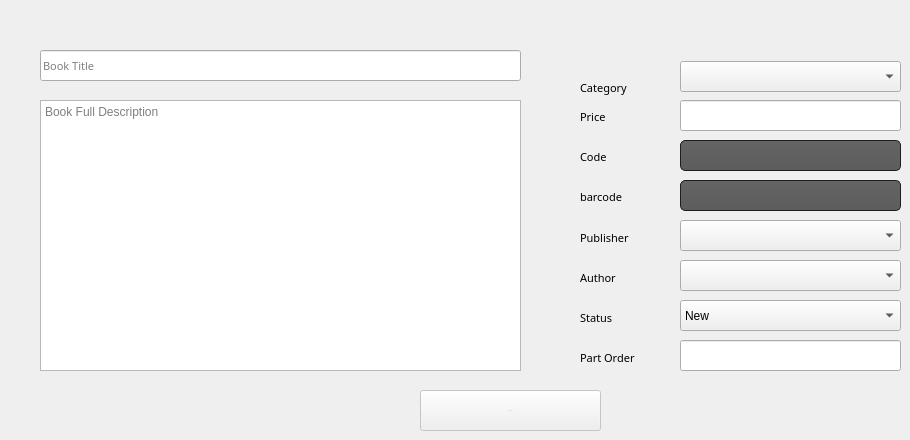
      <widget class="QWidget" name="tab_9">
       <attribute name="title">
        <string>Add Book</string>
       </attribute>
       <widget class="QPushButton" name="pushButton_10">
        <property name="enabled">
         <bool>false</bool>
        </property>
        <property name="geometry">
         <rect>
          <x>420</x>
          <y>390</y>
          <width>181</width>
          <height>41</height>
         </rect>
        </property>
        <property name="font">
         <font>
          <pointsize>-1</pointsize>
         </font>
        </property>
        <property name="text">
         <string>Add Book</string>
        </property>
       </widget>
       <widget class="QLineEdit" name="lineEdit_3">
        <property name="geometry">
         <rect>
          <x>40</x>
          <y>50</y>
          <width>481</width>
          <height>31</height>
         </rect>
        </property>
        <property name="font">
         <font>
          <family>Yu Gothic UI Semibold</family>
          <pointsize>8</pointsize>
          <weight>50</weight>
          <italic>false</italic>
          <bold>false</bold>
         </font>
        </property>
        <property name="placeholderText">
         <string>Book Title</string>
        </property>
       </widget>
       <widget class="QLabel" name="label_2">
        <property name="geometry">
         <rect>
          <x>580</x>
          <y>80</y>
          <width>71</width>
          <height>16</height>
         </rect>
        </property>
        <property name="font">
         <font>
          <family>Yu Gothic UI Semibold</family>
          <pointsize>8</pointsize>
          <weight>50</weight>
          <italic>false</italic>
          <bold>false</bold>
         </font>
        </property>
        <property name="text">
         <string>Category</string>
        </property>
       </widget>
       <widget class="QComboBox" name="comboBox_3">
        <property name="geometry">
         <rect>
          <x>680</x>
          <y>61</y>
          <width>221</width>
          <height>31</height>
         </rect>
        </property>
       </widget>
       <widget class="QLabel" name="label_3">
        <property name="geometry">
         <rect>
          <x>580</x>
          <y>230</y>
          <width>71</width>
          <height>16</height>
         </rect>
        </property>
        <property name="font">
         <font>
          <family>Yu Gothic UI Semibold</family>
          <pointsize>8</pointsize>
          <weight>50</weight>
          <italic>false</italic>
          <bold>false</bold>
         </font>
        </property>
        <property name="text">
         <string>Publisher</string>
        </property>
       </widget>
       <widget class="QComboBox" name="comboBox_4">
        <property name="geometry">
         <rect>
          <x>680</x>
          <y>220</y>
          <width>221</width>
          <height>31</height>
         </rect>
        </property>
       </widget>
       <widget class="QComboBox" name="comboBox_5">
        <property name="geometry">
         <rect>
          <x>680</x>
          <y>260</y>
          <width>221</width>
          <height>31</height>
         </rect>
        </property>
       </widget>
       <widget class="QLabel" name="label_4">
        <property name="geometry">
         <rect>
          <x>580</x>
          <y>270</y>
          <width>71</width>
          <height>16</height>
         </rect>
        </property>
        <property name="font">
         <font>
          <family>Yu Gothic UI Semibold</family>
          <pointsize>8</pointsize>
          <weight>50</weight>
          <italic>false</italic>
          <bold>false</bold>
         </font>
        </property>
        <property name="text">
         <string>Author</string>
        </property>
       </widget>
       <widget class="QLabel" name="label_5">
        <property name="geometry">
         <rect>
          <x>580</x>
          <y>310</y>
          <width>71</width>
          <height>16</height>
         </rect>
        </property>
        <property name="font">
         <font>
          <family>Yu Gothic UI Semibold</family>
          <pointsize>8</pointsize>
          <weight>50</weight>
          <italic>false</italic>
          <bold>false</bold>
         </font>
        </property>
        <property name="text">
         <string>Status</string>
        </property>
       </widget>
       <widget class="QComboBox" name="comboBox_6">
        <property name="geometry">
         <rect>
          <x>680</x>
          <y>300</y>
          <width>221</width>
          <height>31</height>
         </rect>
        </property>
        <item>
         <property name="text">
          <string>New</string>
         </property>
        </item>
        <item>
         <property name="text">
          <string>Used</string>
         </property>
        </item>
        <item>
         <property name="text">
          <string>Damaged</string>
         </property>
        </item>
       </widget>
       <widget class="QLabel" name="label_6">
        <property name="geometry">
         <rect>
          <x>580</x>
          <y>110</y>
          <width>47</width>
          <height>13</height>
         </rect>
        </property>
        <property name="font">
         <font>
          <family>Yu Gothic UI Semibold</family>
          <pointsize>8</pointsize>
          <weight>50</weight>
          <italic>false</italic>
          <bold>false</bold>
         </font>
        </property>
        <property name="text">
         <string>Price</string>
        </property>
       </widget>
       <widget class="QLineEdit" name="lineEdit_5">
        <property name="geometry">
         <rect>
          <x>680</x>
          <y>100</y>
          <width>221</width>
          <height>31</height>
         </rect>
        </property>
       </widget>
       <widget class="QLineEdit" name="lineEdit_6">
        <property name="geometry">
         <rect>
          <x>680</x>
          <y>140</y>
          <width>221</width>
          <height>31</height>
         </rect>
        </property>
        <property name="styleSheet">
         <string notr="true">QToolTip
{
     border: 1px solid black;
     background-color: #ffa02f;
     padding: 1px;
     border-radius: 3px;
     opacity: 100;
}

QWidget
{
    color: #b1b1b1;
    background-color: #323232;
}

QTreeView, QListView
{
    background-color: silver;
    margin-left: 5px;
}

QWidget:item:hover
{
    background-color: QLinearGradient( x1: 0, y1: 0, x2: 0, y2: 1, stop: 0 #ffa02f, stop: 1 #ca0619);
    color: #000000;
}

QWidget:item:selected
{
    background-color: QLinearGradient( x1: 0, y1: 0, x2: 0, y2: 1, stop: 0 #ffa02f, stop: 1 #d7801a);
}

QMenuBar::item
{
    background: transparent;
}

QMenuBar::item:selected
{
    background: transparent;
    border: 1px solid #ffaa00;
}

QMenuBar::item:pressed
{
    background: #444;
    border: 1px solid #000;
    background-color: QLinearGradient(
        x1:0, y1:0,
        x2:0, y2:1,
        stop:1 #212121,
        stop:0.4 #343434/*,
        stop:0.2 #343434,
        stop:0.1 #ffaa00*/
    );
    margin-bottom:-1px;
    padding-bottom:1px;
}

QMenu
{
    border: 1px solid #000;
}

QMenu::item
{
    padding: 2px 20px 2px 20px;
}

QMenu::item:selected
{
    color: #000000;
}

QWidget:disabled
{
    color: #808080;
    background-color: #323232;
}

QAbstractItemView
{
    background-color: QLinearGradient( x1: 0, y1: 0, x2: 0, y2: 1, stop: 0 #4d4d4d, stop: 0.1 #646464, stop: 1 #5d5d5d);
}

QWidget:focus
{
    /*border: 1px solid darkgray;*/
}

QLineEdit
{
    background-color: QLinearGradient( x1: 0, y1: 0, x2: 0, y2: 1, stop: 0 #4d4d4d, stop: 0 #646464, stop: 1 #5d5d5d);
    padding: 1px;
    border-style: solid;
    border: 1px solid #1e1e1e;
    border-radius: 5;
}

QPushButton
{
    color: #b1b1b1;
    background-color: QLinearGradient( x1: 0, y1: 0, x2: 0, y2: 1, stop: 0 #565656, stop: 0.1 #525252, stop: 0.5 #4e4e4e, stop: 0.9 #4a4a4a, stop: 1 #464646);
    border-width: 1px;
    border-color: #1e1e1e;
    border-style: solid;
    border-radius: 6;
    padding: 3px;
    font-size: 12px;
    padding-left: 5px;
    padding-right: 5px;
    min-width: 40px;
}

QPushButton:pressed
{
    background-color: QLinearGradient( x1: 0, y1: 0, x2: 0, y2: 1, stop: 0 #2d2d2d, stop: 0.1 #2b2b2b, stop: 0.5 #292929, stop: 0.9 #282828, stop: 1 #252525);
}

QComboBox
{
    selection-background-color: #ffaa00;
    background-color: QLinearGradient( x1: 0, y1: 0, x2: 0, y2: 1, stop: 0 #565656, stop: 0.1 #525252, stop: 0.5 #4e4e4e, stop: 0.9 #4a4a4a, stop: 1 #464646);
    border-style: solid;
    border: 1px solid #1e1e1e;
    border-radius: 5;
}

QComboBox:hover,QPushButton:hover
{
    border: 2px solid QLinearGradient( x1: 0, y1: 0, x2: 0, y2: 1, stop: 0 #ffa02f, stop: 1 #d7801a);
}


QComboBox:on
{
    padding-top: 3px;
    padding-left: 4px;
    background-color: QLinearGradient( x1: 0, y1: 0, x2: 0, y2: 1, stop: 0 #2d2d2d, stop: 0.1 #2b2b2b, stop: 0.5 #292929, stop: 0.9 #282828, stop: 1 #252525);
    selection-background-color: #ffaa00;
}

QComboBox QAbstractItemView
{
    border: 2px solid darkgray;
    selection-background-color: QLinearGradient( x1: 0, y1: 0, x2: 0, y2: 1, stop: 0 #ffa02f, stop: 1 #d7801a);
}

QComboBox::drop-down
{
     subcontrol-origin: padding;
     subcontrol-position: top right;
     width: 15px;

     border-left-width: 0px;
     border-left-color: darkgray;
     border-left-style: solid; /* just a single line */
     border-top-right-radius: 3px; /* same radius as the QComboBox */
     border-bottom-right-radius: 3px;
 }

QComboBox::down-arrow
{
     image: url(:/dark_orange/img/down_arrow.png);
}

QGroupBox
{
    border: 1px solid darkgray;
    margin-top: 10px;
}

QGroupBox:focus
{
    border: 1px solid darkgray;
}

QTextEdit:focus
{
    border: 1px solid darkgray;
}

QScrollBar:horizontal {
     border: 1px solid #222222;
     background: QLinearGradient( x1: 0, y1: 0, x2: 0, y2: 1, stop: 0.0 #121212, stop: 0.2 #282828, stop: 1 #484848);
     height: 7px;
     margin: 0px 16px 0 16px;
}

QScrollBar::handle:horizontal
{
      background: QLinearGradient( x1: 0, y1: 0, x2: 1, y2: 0, stop: 0 #ffa02f, stop: 0.5 #d7801a, stop: 1 #ffa02f);
      min-height: 20px;
      border-radius: 2px;
}

QScrollBar::add-line:horizontal {
      border: 1px solid #1b1b19;
      border-radius: 2px;
      background: QLinearGradient( x1: 0, y1: 0, x2: 1, y2: 0, stop: 0 #ffa02f, stop: 1 #d7801a);
      width: 14px;
      subcontrol-position: right;
      subcontrol-origin: margin;
}

QScrollBar::sub-line:horizontal {
      border: 1px solid #1b1b19;
      border-radius: 2px;
      background: QLinearGradient( x1: 0, y1: 0, x2: 1, y2: 0, stop: 0 #ffa02f, stop: 1 #d7801a);
      width: 14px;
     subcontrol-position: left;
     subcontrol-origin: margin;
}

QScrollBar::right-arrow:horizontal, QScrollBar::left-arrow:horizontal
{
      border: 1px solid black;
      width: 1px;
      height: 1px;
      background: white;
}

QScrollBar::add-page:horizontal, QScrollBar::sub-page:horizontal
{
      background: none;
}

QScrollBar:vertical
{
      background: QLinearGradient( x1: 0, y1: 0, x2: 1, y2: 0, stop: 0.0 #121212, stop: 0.2 #282828, stop: 1 #484848);
      width: 7px;
      margin: 16px 0 16px 0;
      border: 1px solid #222222;
}

QScrollBar::handle:vertical
{
      background: QLinearGradient( x1: 0, y1: 0, x2: 0, y2: 1, stop: 0 #ffa02f, stop: 0.5 #d7801a, stop: 1 #ffa02f);
      min-height: 20px;
      border-radius: 2px;
}

QScrollBar::add-line:vertical
{
      border: 1px solid #1b1b19;
      border-radius: 2px;
      background: QLinearGradient( x1: 0, y1: 0, x2: 0, y2: 1, stop: 0 #ffa02f, stop: 1 #d7801a);
      height: 14px;
      subcontrol-position: bottom;
      subcontrol-origin: margin;
}

QScrollBar::sub-line:vertical
{
      border: 1px solid #1b1b19;
      border-radius: 2px;
      background: QLinearGradient( x1: 0, y1: 0, x2: 0, y2: 1, stop: 0 #d7801a, stop: 1 #ffa02f);
      height: 14px;
      subcontrol-position: top;
      subcontrol-origin: margin;
}

QScrollBar::up-arrow:vertical, QScrollBar::down-arrow:vertical
{
      border: 1px solid black;
      width: 1px;
      height: 1px;
      background: white;
}


QScrollBar::add-page:vertical, QScrollBar::sub-page:vertical
{
      background: none;
}

QTextEdit
{
    background-color: #242424;
}

QPlainTextEdit
{
    background-color: #242424;
}

QHeaderView::section
{
    background-color: QLinearGradient(x1:0, y1:0, x2:0, y2:1, stop:0 #616161, stop: 0.5 #505050, stop: 0.6 #434343, stop:1 #656565);
    color: white;
    padding-left: 4px;
    border: 1px solid #6c6c6c;
}

QCheckBox:disabled
{
color: #414141;
}

QDockWidget::title
{
    text-align: center;
    spacing: 3px; /* spacing between items in the tool bar */
    background-color: QLinearGradient(x1:0, y1:0, x2:0, y2:1, stop:0 #323232, stop: 0.5 #242424, stop:1 #323232);
}

QDockWidget::close-button, QDockWidget::float-button
{
    text-align: center;
    spacing: 1px; /* spacing between items in the tool bar */
    background-color: QLinearGradient(x1:0, y1:0, x2:0, y2:1, stop:0 #323232, stop: 0.5 #242424, stop:1 #323232);
}

QDockWidget::close-button:hover, QDockWidget::float-button:hover
{
    background: #242424;
}

QDockWidget::close-button:pressed, QDockWidget::float-button:pressed
{
    padding: 1px -1px -1px 1px;
}

QMainWindow::separator
{
    background-color: QLinearGradient(x1:0, y1:0, x2:0, y2:1, stop:0 #161616, stop: 0.5 #151515, stop: 0.6 #212121, stop:1 #343434);
    color: white;
    padding-left: 4px;
    border: 1px solid #4c4c4c;
    spacing: 3px; /* spacing between items in the tool bar */
}

QMainWindow::separator:hover
{

    background-color: QLinearGradient(x1:0, y1:0, x2:0, y2:1, stop:0 #d7801a, stop:0.5 #b56c17 stop:1 #ffa02f);
    color: white;
    padding-left: 4px;
    border: 1px solid #6c6c6c;
    spacing: 3px; /* spacing between items in the tool bar */
}

QToolBar::handle
{
     spacing: 3px; /* spacing between items in the tool bar */
     background: url(:/dark_orange/img/handle.png);
}

QMenu::separator
{
    height: 2px;
    background-color: QLinearGradient(x1:0, y1:0, x2:0, y2:1, stop:0 #161616, stop: 0.5 #151515, stop: 0.6 #212121, stop:1 #343434);
    color: white;
    padding-left: 4px;
    margin-left: 10px;
    margin-right: 5px;
}

QProgressBar
{
    border: 2px solid grey;
    border-radius: 5px;
    text-align: center;
}

QProgressBar::chunk
{
    background-color: #d7801a;
    width: 2.15px;
    margin: 0.5px;
}

QTabBar::tab {
    color: #b1b1b1;
    border: 1px solid #444;
    border-bottom-style: none;
    background-color: #323232;
    padding-left: 10px;
    padding-right: 10px;
    padding-top: 3px;
    padding-bottom: 2px;
    margin-right: -1px;
}

QTabWidget::pane {
    border: 1px solid #444;
    top: 1px;
}

QTabBar::tab:last
{
    margin-right: 0; /* the last selected tab has nothing to overlap with on the right */
    border-top-right-radius: 3px;
}

QTabBar::tab:first:!selected
{
 margin-left: 0px; /* the last selected tab has nothing to overlap with on the right */


    border-top-left-radius: 3px;
}

QTabBar::tab:!selected
{
    color: #b1b1b1;
    border-bottom-style: solid;
    margin-top: 3px;
    background-color: QLinearGradient(x1:0, y1:0, x2:0, y2:1, stop:1 #212121, stop:.4 #343434);
}

QTabBar::tab:selected
{
    border-top-left-radius: 3px;
    border-top-right-radius: 3px;
    margin-bottom: 0px;
}

QTabBar::tab:!selected:hover
{
    /*border-top: 2px solid #ffaa00;
    padding-bottom: 3px;*/
    border-top-left-radius: 3px;
    border-top-right-radius: 3px;
    background-color: QLinearGradient(x1:0, y1:0, x2:0, y2:1, stop:1 #212121, stop:0.4 #343434, stop:0.2 #343434, stop:0.1 #ffaa00);
}

QRadioButton::indicator:checked, QRadioButton::indicator:unchecked{
    color: #b1b1b1;
    background-color: #323232;
    border: 1px solid #b1b1b1;
    border-radius: 6px;
}

QRadioButton::indicator:checked
{
    background-color: qradialgradient(
        cx: 0.5, cy: 0.5,
        fx: 0.5, fy: 0.5,
        radius: 1.0,
        stop: 0.25 #ffaa00,
        stop: 0.3 #323232
    );
}

QCheckBox::indicator{
    color: #b1b1b1;
    background-color: #323232;
    border: 1px solid #b1b1b1;
    width: 9px;
    height: 9px;
}

QRadioButton::indicator
{
    border-radius: 6px;
}

QRadioButton::indicator:hover, QCheckBox::indicator:hover
{
    border: 1px solid #ffaa00;
}

QCheckBox::indicator:checked
{
    image:url(:/dark_orange/img/checkbox.png);
}

QCheckBox::indicator:disabled, QRadioButton::indicator:disabled
{
    border: 1px solid #444;
}


QSlider::groove:horizontal {
    border: 1px solid #3A3939;
    height: 8px;
    background: #201F1F;
    margin: 2px 0;
    border-radius: 2px;
}

QSlider::handle:horizontal {
    background: QLinearGradient( x1: 0, y1: 0, x2: 0, y2: 1,
      stop: 0.0 silver, stop: 0.2 #a8a8a8, stop: 1 #727272);
    border: 1px solid #3A3939;
    width: 14px;
    height: 14px;
    margin: -4px 0;
    border-radius: 2px;
}

QSlider::groove:vertical {
    border: 1px solid #3A3939;
    width: 8px;
    background: #201F1F;
    margin: 0 0px;
    border-radius: 2px;
}

QSlider::handle:vertical {
    background: QLinearGradient( x1: 0, y1: 0, x2: 0, y2: 1, stop: 0.0 silver,
      stop: 0.2 #a8a8a8, stop: 1 #727272);
    border: 1px solid #3A3939;
    width: 14px;
    height: 14px;
    margin: 0 -4px;
    border-radius: 2px;
}

QAbstractSpinBox {
    padding-top: 2px;
    padding-bottom: 2px;
    border: 1px solid darkgray;

    border-radius: 2px;
    min-width: 50px;
}</string>
        </property>
        <property name="text">
         <string/>
        </property>
       </widget>
       <widget class="QLabel" name="label_7">
        <property name="geometry">
         <rect>
          <x>580</x>
          <y>150</y>
          <width>47</width>
          <height>13</height>
         </rect>
        </property>
        <property name="font">
         <font>
          <family>Yu Gothic UI Semibold</family>
          <pointsize>8</pointsize>
          <weight>50</weight>
          <italic>false</italic>
          <bold>false</bold>
         </font>
        </property>
        <property name="text">
         <string>Code</string>
        </property>
       </widget>
       <widget class="QLabel" name="label_8">
        <property name="geometry">
         <rect>
          <x>580</x>
          <y>350</y>
          <width>71</width>
          <height>16</height>
         </rect>
        </property>
        <property name="font">
         <font>
          <family>Yu Gothic UI Semibold</family>
          <pointsize>8</pointsize>
          <weight>50</weight>
          <italic>false</italic>
          <bold>false</bold>
         </font>
        </property>
        <property name="text">
         <string>Part Order</string>
        </property>
       </widget>
       <widget class="QLineEdit" name="lineEdit_7">
        <property name="geometry">
         <rect>
          <x>680</x>
          <y>340</y>
          <width>221</width>
          <height>31</height>
         </rect>
        </property>
        <property name="text">
         <string/>
        </property>
       </widget>
       <widget class="QLabel" name="label_64">
        <property name="geometry">
         <rect>
          <x>580</x>
          <y>190</y>
          <width>47</width>
          <height>13</height>
         </rect>
        </property>
        <property name="font">
         <font>
          <family>Yu Gothic UI Semibold</family>
          <pointsize>8</pointsize>
          <weight>50</weight>
          <italic>false</italic>
          <bold>false</bold>
         </font>
        </property>
        <property name="text">
         <string>barcode</string>
        </property>
       </widget>
       <widget class="QLineEdit" name="lineEdit_54">
        <property name="geometry">
         <rect>
          <x>680</x>
          <y>180</y>
          <width>221</width>
          <height>31</height>
         </rect>
        </property>
        <property name="styleSheet">
         <string notr="true">QToolTip
{
     border: 1px solid black;
     background-color: #ffa02f;
     padding: 1px;
     border-radius: 3px;
     opacity: 100;
}

QWidget
{
    color: #b1b1b1;
    background-color: #323232;
}

QTreeView, QListView
{
    background-color: silver;
    margin-left: 5px;
}

QWidget:item:hover
{
    background-color: QLinearGradient( x1: 0, y1: 0, x2: 0, y2: 1, stop: 0 #ffa02f, stop: 1 #ca0619);
    color: #000000;
}

QWidget:item:selected
{
    background-color: QLinearGradient( x1: 0, y1: 0, x2: 0, y2: 1, stop: 0 #ffa02f, stop: 1 #d7801a);
}

QMenuBar::item
{
    background: transparent;
}

QMenuBar::item:selected
{
    background: transparent;
    border: 1px solid #ffaa00;
}

QMenuBar::item:pressed
{
    background: #444;
    border: 1px solid #000;
    background-color: QLinearGradient(
        x1:0, y1:0,
        x2:0, y2:1,
        stop:1 #212121,
        stop:0.4 #343434/*,
        stop:0.2 #343434,
        stop:0.1 #ffaa00*/
    );
    margin-bottom:-1px;
    padding-bottom:1px;
}

QMenu
{
    border: 1px solid #000;
}

QMenu::item
{
    padding: 2px 20px 2px 20px;
}

QMenu::item:selected
{
    color: #000000;
}

QWidget:disabled
{
    color: #808080;
    background-color: #323232;
}

QAbstractItemView
{
    background-color: QLinearGradient( x1: 0, y1: 0, x2: 0, y2: 1, stop: 0 #4d4d4d, stop: 0.1 #646464, stop: 1 #5d5d5d);
}

QWidget:focus
{
    /*border: 1px solid darkgray;*/
}

QLineEdit
{
    background-color: QLinearGradient( x1: 0, y1: 0, x2: 0, y2: 1, stop: 0 #4d4d4d, stop: 0 #646464, stop: 1 #5d5d5d);
    padding: 1px;
    border-style: solid;
    border: 1px solid #1e1e1e;
    border-radius: 5;
}

QPushButton
{
    color: #b1b1b1;
    background-color: QLinearGradient( x1: 0, y1: 0, x2: 0, y2: 1, stop: 0 #565656, stop: 0.1 #525252, stop: 0.5 #4e4e4e, stop: 0.9 #4a4a4a, stop: 1 #464646);
    border-width: 1px;
    border-color: #1e1e1e;
    border-style: solid;
    border-radius: 6;
    padding: 3px;
    font-size: 12px;
    padding-left: 5px;
    padding-right: 5px;
    min-width: 40px;
}

QPushButton:pressed
{
    background-color: QLinearGradient( x1: 0, y1: 0, x2: 0, y2: 1, stop: 0 #2d2d2d, stop: 0.1 #2b2b2b, stop: 0.5 #292929, stop: 0.9 #282828, stop: 1 #252525);
}

QComboBox
{
    selection-background-color: #ffaa00;
    background-color: QLinearGradient( x1: 0, y1: 0, x2: 0, y2: 1, stop: 0 #565656, stop: 0.1 #525252, stop: 0.5 #4e4e4e, stop: 0.9 #4a4a4a, stop: 1 #464646);
    border-style: solid;
    border: 1px solid #1e1e1e;
    border-radius: 5;
}

QComboBox:hover,QPushButton:hover
{
    border: 2px solid QLinearGradient( x1: 0, y1: 0, x2: 0, y2: 1, stop: 0 #ffa02f, stop: 1 #d7801a);
}


QComboBox:on
{
    padding-top: 3px;
    padding-left: 4px;
    background-color: QLinearGradient( x1: 0, y1: 0, x2: 0, y2: 1, stop: 0 #2d2d2d, stop: 0.1 #2b2b2b, stop: 0.5 #292929, stop: 0.9 #282828, stop: 1 #252525);
    selection-background-color: #ffaa00;
}

QComboBox QAbstractItemView
{
    border: 2px solid darkgray;
    selection-background-color: QLinearGradient( x1: 0, y1: 0, x2: 0, y2: 1, stop: 0 #ffa02f, stop: 1 #d7801a);
}

QComboBox::drop-down
{
     subcontrol-origin: padding;
     subcontrol-position: top right;
     width: 15px;

     border-left-width: 0px;
     border-left-color: darkgray;
     border-left-style: solid; /* just a single line */
     border-top-right-radius: 3px; /* same radius as the QComboBox */
     border-bottom-right-radius: 3px;
 }

QComboBox::down-arrow
{
     image: url(:/dark_orange/img/down_arrow.png);
}

QGroupBox
{
    border: 1px solid darkgray;
    margin-top: 10px;
}

QGroupBox:focus
{
    border: 1px solid darkgray;
}

QTextEdit:focus
{
    border: 1px solid darkgray;
}

QScrollBar:horizontal {
     border: 1px solid #222222;
     background: QLinearGradient( x1: 0, y1: 0, x2: 0, y2: 1, stop: 0.0 #121212, stop: 0.2 #282828, stop: 1 #484848);
     height: 7px;
     margin: 0px 16px 0 16px;
}

QScrollBar::handle:horizontal
{
      background: QLinearGradient( x1: 0, y1: 0, x2: 1, y2: 0, stop: 0 #ffa02f, stop: 0.5 #d7801a, stop: 1 #ffa02f);
      min-height: 20px;
      border-radius: 2px;
}

QScrollBar::add-line:horizontal {
      border: 1px solid #1b1b19;
      border-radius: 2px;
      background: QLinearGradient( x1: 0, y1: 0, x2: 1, y2: 0, stop: 0 #ffa02f, stop: 1 #d7801a);
      width: 14px;
      subcontrol-position: right;
      subcontrol-origin: margin;
}

QScrollBar::sub-line:horizontal {
      border: 1px solid #1b1b19;
      border-radius: 2px;
      background: QLinearGradient( x1: 0, y1: 0, x2: 1, y2: 0, stop: 0 #ffa02f, stop: 1 #d7801a);
      width: 14px;
     subcontrol-position: left;
     subcontrol-origin: margin;
}

QScrollBar::right-arrow:horizontal, QScrollBar::left-arrow:horizontal
{
      border: 1px solid black;
      width: 1px;
      height: 1px;
      background: white;
}

QScrollBar::add-page:horizontal, QScrollBar::sub-page:horizontal
{
      background: none;
}

QScrollBar:vertical
{
      background: QLinearGradient( x1: 0, y1: 0, x2: 1, y2: 0, stop: 0.0 #121212, stop: 0.2 #282828, stop: 1 #484848);
      width: 7px;
      margin: 16px 0 16px 0;
      border: 1px solid #222222;
}

QScrollBar::handle:vertical
{
      background: QLinearGradient( x1: 0, y1: 0, x2: 0, y2: 1, stop: 0 #ffa02f, stop: 0.5 #d7801a, stop: 1 #ffa02f);
      min-height: 20px;
      border-radius: 2px;
}

QScrollBar::add-line:vertical
{
      border: 1px solid #1b1b19;
      border-radius: 2px;
      background: QLinearGradient( x1: 0, y1: 0, x2: 0, y2: 1, stop: 0 #ffa02f, stop: 1 #d7801a);
      height: 14px;
      subcontrol-position: bottom;
      subcontrol-origin: margin;
}

QScrollBar::sub-line:vertical
{
      border: 1px solid #1b1b19;
      border-radius: 2px;
      background: QLinearGradient( x1: 0, y1: 0, x2: 0, y2: 1, stop: 0 #d7801a, stop: 1 #ffa02f);
      height: 14px;
      subcontrol-position: top;
      subcontrol-origin: margin;
}

QScrollBar::up-arrow:vertical, QScrollBar::down-arrow:vertical
{
      border: 1px solid black;
      width: 1px;
      height: 1px;
      background: white;
}


QScrollBar::add-page:vertical, QScrollBar::sub-page:vertical
{
      background: none;
}

QTextEdit
{
    background-color: #242424;
}

QPlainTextEdit
{
    background-color: #242424;
}

QHeaderView::section
{
    background-color: QLinearGradient(x1:0, y1:0, x2:0, y2:1, stop:0 #616161, stop: 0.5 #505050, stop: 0.6 #434343, stop:1 #656565);
    color: white;
    padding-left: 4px;
    border: 1px solid #6c6c6c;
}

QCheckBox:disabled
{
color: #414141;
}

QDockWidget::title
{
    text-align: center;
    spacing: 3px; /* spacing between items in the tool bar */
    background-color: QLinearGradient(x1:0, y1:0, x2:0, y2:1, stop:0 #323232, stop: 0.5 #242424, stop:1 #323232);
}

QDockWidget::close-button, QDockWidget::float-button
{
    text-align: center;
    spacing: 1px; /* spacing between items in the tool bar */
    background-color: QLinearGradient(x1:0, y1:0, x2:0, y2:1, stop:0 #323232, stop: 0.5 #242424, stop:1 #323232);
}

QDockWidget::close-button:hover, QDockWidget::float-button:hover
{
    background: #242424;
}

QDockWidget::close-button:pressed, QDockWidget::float-button:pressed
{
    padding: 1px -1px -1px 1px;
}

QMainWindow::separator
{
    background-color: QLinearGradient(x1:0, y1:0, x2:0, y2:1, stop:0 #161616, stop: 0.5 #151515, stop: 0.6 #212121, stop:1 #343434);
    color: white;
    padding-left: 4px;
    border: 1px solid #4c4c4c;
    spacing: 3px; /* spacing between items in the tool bar */
}

QMainWindow::separator:hover
{

    background-color: QLinearGradient(x1:0, y1:0, x2:0, y2:1, stop:0 #d7801a, stop:0.5 #b56c17 stop:1 #ffa02f);
    color: white;
    padding-left: 4px;
    border: 1px solid #6c6c6c;
    spacing: 3px; /* spacing between items in the tool bar */
}

QToolBar::handle
{
     spacing: 3px; /* spacing between items in the tool bar */
     background: url(:/dark_orange/img/handle.png);
}

QMenu::separator
{
    height: 2px;
    background-color: QLinearGradient(x1:0, y1:0, x2:0, y2:1, stop:0 #161616, stop: 0.5 #151515, stop: 0.6 #212121, stop:1 #343434);
    color: white;
    padding-left: 4px;
    margin-left: 10px;
    margin-right: 5px;
}

QProgressBar
{
    border: 2px solid grey;
    border-radius: 5px;
    text-align: center;
}

QProgressBar::chunk
{
    background-color: #d7801a;
    width: 2.15px;
    margin: 0.5px;
}

QTabBar::tab {
    color: #b1b1b1;
    border: 1px solid #444;
    border-bottom-style: none;
    background-color: #323232;
    padding-left: 10px;
    padding-right: 10px;
    padding-top: 3px;
    padding-bottom: 2px;
    margin-right: -1px;
}

QTabWidget::pane {
    border: 1px solid #444;
    top: 1px;
}

QTabBar::tab:last
{
    margin-right: 0; /* the last selected tab has nothing to overlap with on the right */
    border-top-right-radius: 3px;
}

QTabBar::tab:first:!selected
{
 margin-left: 0px; /* the last selected tab has nothing to overlap with on the right */


    border-top-left-radius: 3px;
}

QTabBar::tab:!selected
{
    color: #b1b1b1;
    border-bottom-style: solid;
    margin-top: 3px;
    background-color: QLinearGradient(x1:0, y1:0, x2:0, y2:1, stop:1 #212121, stop:.4 #343434);
}

QTabBar::tab:selected
{
    border-top-left-radius: 3px;
    border-top-right-radius: 3px;
    margin-bottom: 0px;
}

QTabBar::tab:!selected:hover
{
    /*border-top: 2px solid #ffaa00;
    padding-bottom: 3px;*/
    border-top-left-radius: 3px;
    border-top-right-radius: 3px;
    background-color: QLinearGradient(x1:0, y1:0, x2:0, y2:1, stop:1 #212121, stop:0.4 #343434, stop:0.2 #343434, stop:0.1 #ffaa00);
}

QRadioButton::indicator:checked, QRadioButton::indicator:unchecked{
    color: #b1b1b1;
    background-color: #323232;
    border: 1px solid #b1b1b1;
    border-radius: 6px;
}

QRadioButton::indicator:checked
{
    background-color: qradialgradient(
        cx: 0.5, cy: 0.5,
        fx: 0.5, fy: 0.5,
        radius: 1.0,
        stop: 0.25 #ffaa00,
        stop: 0.3 #323232
    );
}

QCheckBox::indicator{
    color: #b1b1b1;
    background-color: #323232;
    border: 1px solid #b1b1b1;
    width: 9px;
    height: 9px;
}

QRadioButton::indicator
{
    border-radius: 6px;
}

QRadioButton::indicator:hover, QCheckBox::indicator:hover
{
    border: 1px solid #ffaa00;
}

QCheckBox::indicator:checked
{
    image:url(:/dark_orange/img/checkbox.png);
}

QCheckBox::indicator:disabled, QRadioButton::indicator:disabled
{
    border: 1px solid #444;
}


QSlider::groove:horizontal {
    border: 1px solid #3A3939;
    height: 8px;
    background: #201F1F;
    margin: 2px 0;
    border-radius: 2px;
}

QSlider::handle:horizontal {
    background: QLinearGradient( x1: 0, y1: 0, x2: 0, y2: 1,
      stop: 0.0 silver, stop: 0.2 #a8a8a8, stop: 1 #727272);
    border: 1px solid #3A3939;
    width: 14px;
    height: 14px;
    margin: -4px 0;
    border-radius: 2px;
}

QSlider::groove:vertical {
    border: 1px solid #3A3939;
    width: 8px;
    background: #201F1F;
    margin: 0 0px;
    border-radius: 2px;
}

QSlider::handle:vertical {
    background: QLinearGradient( x1: 0, y1: 0, x2: 0, y2: 1, stop: 0.0 silver,
      stop: 0.2 #a8a8a8, stop: 1 #727272);
    border: 1px solid #3A3939;
    width: 14px;
    height: 14px;
    margin: 0 -4px;
    border-radius: 2px;
}

QAbstractSpinBox {
    padding-top: 2px;
    padding-bottom: 2px;
    border: 1px solid darkgray;

    border-radius: 2px;
    min-width: 50px;
}</string>
        </property>
        <property name="text">
         <string/>
        </property>
       </widget>
       <widget class="QTextEdit" name="textEdit">
        <property name="geometry">
         <rect>
          <x>40</x>
          <y>100</y>
          <width>481</width>
          <height>271</height>
         </rect>
        </property>
        <property name="placeholderText">
         <string>Book Full Description</string>
        </property>
       </widget>
      </widget>
